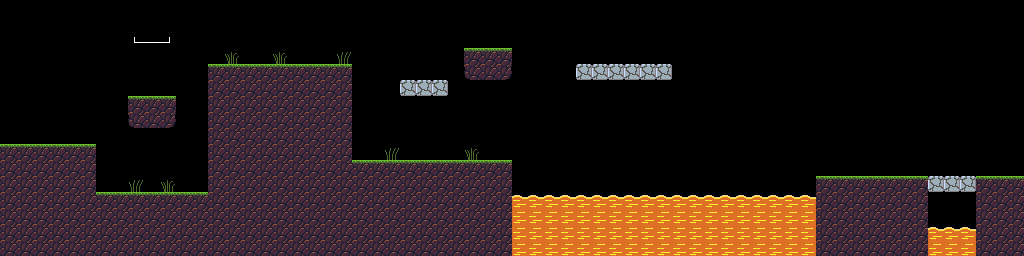

This is a level from a 2D game, rendered from its Tiled map with the project's own tilesets. A one-line summary and the complete map file follow:
An orthogonal 64x16 tile map with 16x16 px tiles, 2 tile layers (Tile Layer, Crumble Blocks) and 2 objects (player, door).

<map version="1.0" tiledversion="1.0.3" orientation="orthogonal" renderorder="right-down" width="64" height="16" tilewidth="16" tileheight="16" nextobjectid="4">
 <tileset firstgid="1" source="tiles.tsx" />
 <layer name="Tile Layer" width="64" height="16">
  <properties>
   <property name="collected" type="int" value="0" />
  </properties>
  <data encoding="csv">
0,0,0,0,0,0,0,0,0,0,0,0,0,0,0,0,0,0,0,0,0,0,0,0,0,0,0,0,0,0,0,0,0,0,0,0,0,0,0,0,0,0,0,0,0,0,0,0,0,0,0,0,0,0,0,0,0,0,0,0,0,0,0,0,
0,0,0,0,0,0,0,0,0,0,0,0,0,0,0,0,0,0,0,0,0,0,0,0,0,0,0,0,0,0,0,0,0,0,0,0,0,0,0,0,0,0,0,0,0,0,0,0,0,0,0,0,0,0,0,0,0,0,0,0,0,0,0,0,
0,0,0,14,0,2147483662,0,0,15,16,2147483663,0,0,0,0,0,0,0,0,0,0,0,0,0,0,0,0,0,0,0,0,0,0,0,0,0,0,0,0,0,0,0,0,0,0,0,0,0,0,0,0,0,0,0,0,0,0,0,0,0,0,0,0,0,
0,0,0,0,0,0,0,0,0,0,0,0,0,0,18,0,0,18,0,0,0,17,0,0,0,0,0,0,0,1,1,1,0,0,0,0,0,0,0,0,0,0,0,0,0,0,0,0,0,0,0,0,0,0,0,0,0,0,0,0,0,0,0,0,
0,0,0,0,0,0,0,0,0,0,0,0,0,1,1,1,1,1,1,1,1,1,0,0,0,0,0,0,0,4,2,3,0,0,0,0,0,0,0,0,0,0,0,0,0,0,0,0,0,0,0,0,0,0,0,0,0,0,0,0,0,0,0,0,
0,0,0,0,0,0,0,0,0,0,0,0,0,2,2,2,2,2,2,2,2,2,0,0,0,0,0,0,0,0,0,0,0,0,0,0,0,0,0,0,0,0,0,0,0,0,0,0,0,0,0,0,0,0,0,0,0,0,0,0,0,0,0,0,
0,0,0,0,0,0,0,0,1,1,1,0,0,2,2,2,2,2,2,2,2,2,0,0,0,0,0,0,0,0,0,0,0,0,0,0,0,0,0,0,0,0,0,0,0,0,0,0,0,0,0,0,0,0,0,0,0,0,0,0,0,0,0,0,
0,0,0,0,0,0,0,0,4,2,3,0,0,2,2,2,2,2,2,2,2,2,0,0,0,0,0,0,0,0,0,0,0,0,0,0,0,0,0,0,0,0,0,0,0,0,0,0,0,0,0,0,0,0,0,0,0,0,0,0,0,0,0,0,
0,0,0,0,0,0,0,0,0,0,0,0,0,2,2,2,2,2,2,2,2,2,0,0,0,0,0,0,0,0,0,0,0,0,0,0,0,0,0,0,0,0,0,0,0,0,0,0,0,0,0,0,0,0,0,0,0,0,0,0,0,0,0,0,
1,1,1,1,1,1,0,0,0,0,0,0,0,2,2,2,2,2,2,2,2,2,0,0,17,0,0,0,0,18,0,0,0,0,0,0,0,0,0,0,0,0,0,0,0,0,0,0,0,0,0,0,0,0,0,0,0,0,0,0,0,0,0,0,
2,2,2,2,2,2,0,0,0,0,0,0,0,2,2,2,2,2,2,2,2,2,1,1,1,1,1,1,1,1,1,1,0,0,0,0,0,0,0,0,0,0,0,0,0,0,0,0,0,0,0,0,0,0,0,0,0,0,0,0,0,0,0,0,
2,2,2,2,2,2,0,0,17,0,18,0,0,2,2,2,2,2,2,2,2,2,2,2,2,2,2,2,2,2,2,2,0,0,0,0,0,0,0,0,0,0,0,0,0,0,0,0,0,0,0,1,1,1,1,1,1,1,0,0,0,1,1,1,
2,2,2,2,2,2,1,1,1,1,1,1,1,2,2,2,2,2,2,2,2,2,2,2,2,2,2,2,2,2,2,2,6,6,6,6,6,6,6,6,6,6,6,6,6,6,6,6,6,6,6,2,2,2,2,2,2,2,0,0,0,2,2,2,
2,2,2,2,2,2,2,2,2,2,2,2,2,2,2,2,2,2,2,2,2,2,2,2,2,2,2,2,2,2,2,2,10,10,10,10,10,10,10,10,10,10,10,10,10,10,10,10,10,10,10,2,2,2,2,2,2,2,0,0,0,2,2,2,
2,2,2,2,2,2,2,2,2,2,2,2,2,2,2,2,2,2,2,2,2,2,2,2,2,2,2,2,2,2,2,2,10,10,10,10,10,10,10,10,10,10,10,10,10,10,10,10,10,10,10,2,2,2,2,2,2,2,6,6,6,2,2,2,
2,2,2,2,2,2,2,2,2,2,2,2,2,2,2,2,2,2,2,2,2,2,2,2,2,2,2,2,2,2,2,2,10,10,10,10,10,10,10,10,10,10,10,10,10,10,10,10,10,10,10,2,2,2,2,2,2,2,10,10,10,2,2,2
</data>
 </layer>
 <layer name="Crumble Blocks" width="64" height="16">
  <data encoding="csv">
0,0,0,0,0,0,0,0,0,0,0,0,0,0,0,0,0,0,0,0,0,0,0,0,0,0,0,0,0,0,0,0,0,0,0,0,0,0,0,0,0,0,0,0,0,0,0,0,0,0,0,0,0,0,0,0,0,0,0,0,0,0,0,0,
0,0,0,0,0,0,0,0,0,0,0,0,0,0,0,0,0,0,0,0,0,0,0,0,0,0,0,0,0,0,0,0,0,0,0,0,0,0,0,0,0,0,0,0,0,0,0,0,0,0,0,0,0,0,0,0,0,0,0,0,0,0,0,0,
0,0,0,0,0,0,0,0,0,0,0,0,0,0,0,0,0,0,0,0,0,0,0,0,0,0,0,0,0,0,0,0,0,0,0,0,0,0,0,0,0,0,0,0,0,0,0,0,0,0,0,0,0,0,0,0,0,0,0,0,0,0,0,0,
0,0,0,0,0,0,0,0,0,0,0,0,0,0,0,0,0,0,0,0,0,0,0,0,0,0,0,0,0,0,0,0,0,0,0,0,0,0,0,0,0,0,0,0,0,0,0,0,0,0,0,0,0,0,0,0,0,0,0,0,0,0,0,0,
0,0,0,0,0,0,0,0,0,0,0,0,0,0,0,0,0,0,0,0,0,0,0,0,0,0,0,0,0,0,0,0,0,0,0,0,5,5,5,5,5,5,0,0,0,0,0,0,0,0,0,0,0,0,0,0,0,0,0,0,0,0,0,0,
0,0,0,0,0,0,0,0,0,0,0,0,0,0,0,0,0,0,0,0,0,0,0,0,0,5,5,5,0,0,0,0,0,0,0,0,0,0,0,0,0,0,0,0,0,0,0,0,0,0,0,0,0,0,0,0,0,0,0,0,0,0,0,0,
0,0,0,0,0,0,0,0,0,0,0,0,0,0,0,0,0,0,0,0,0,0,0,0,0,0,0,0,0,0,0,0,0,0,0,0,0,0,0,0,0,0,0,0,0,0,0,0,0,0,0,0,0,0,0,0,0,0,0,0,0,0,0,0,
0,0,0,0,0,0,0,0,0,0,0,0,0,0,0,0,0,0,0,0,0,0,0,0,0,0,0,0,0,0,0,0,0,0,0,0,0,0,0,0,0,0,0,0,0,0,0,0,0,0,0,0,0,0,0,0,0,0,0,0,0,0,0,0,
0,0,0,0,0,0,0,0,0,0,0,0,0,0,0,0,0,0,0,0,0,0,0,0,0,0,0,0,0,0,0,0,0,0,0,0,0,0,0,0,0,0,0,0,0,0,0,0,0,0,0,0,0,0,0,0,0,0,0,0,0,0,0,0,
0,0,0,0,0,0,0,0,0,0,0,0,0,0,0,0,0,0,0,0,0,0,0,0,0,0,0,0,0,0,0,0,0,0,0,0,0,0,0,0,0,0,0,0,0,0,0,0,0,0,0,0,0,0,0,0,0,0,0,0,0,0,0,0,
0,0,0,0,0,0,0,0,0,0,0,0,0,0,0,0,0,0,0,0,0,0,0,0,0,0,0,0,0,0,0,0,0,0,0,0,0,0,0,0,0,0,0,0,0,0,0,0,0,0,0,0,0,0,0,0,0,0,0,0,0,0,0,0,
0,0,0,0,0,0,0,0,0,0,0,0,0,0,0,0,0,0,0,0,0,0,0,0,0,0,0,0,0,0,0,0,0,0,0,0,0,0,0,0,0,0,0,0,0,0,0,0,0,0,0,0,0,0,0,0,0,0,5,5,5,0,0,0,
0,0,0,0,0,0,0,0,0,0,0,0,0,0,0,0,0,0,0,0,0,0,0,0,0,0,0,0,0,0,0,0,0,0,0,0,0,0,0,0,0,0,0,0,0,0,0,0,0,0,0,0,0,0,0,0,0,0,0,0,0,0,0,0,
0,0,0,0,0,0,0,0,0,0,0,0,0,0,0,0,0,0,0,0,0,0,0,0,0,0,0,0,0,0,0,0,0,0,0,0,0,0,0,0,0,0,0,0,0,0,0,0,0,0,0,0,0,0,0,0,0,0,0,0,0,0,0,0,
0,0,0,0,0,0,0,0,0,0,0,0,0,0,0,0,0,0,0,0,0,0,0,0,0,0,0,0,0,0,0,0,0,0,0,0,0,0,0,0,0,0,0,0,0,0,0,0,0,0,0,0,0,0,0,0,0,0,0,0,0,0,0,0,
0,0,0,0,0,0,0,0,0,0,0,0,0,0,0,0,0,0,0,0,0,0,0,0,0,0,0,0,0,0,0,0,0,0,0,0,0,0,0,0,0,0,0,0,0,0,0,0,0,0,0,0,0,0,0,0,0,0,0,0,0,0,0,0
</data>
 </layer>
 <objectgroup name="Sprite Layer">
  <object id="1" name="player" x="32" y="64" width="16" height="16" />
  <object id="2" name="door" x="992" y="144" width="16" height="32" />
 </objectgroup>
</map>